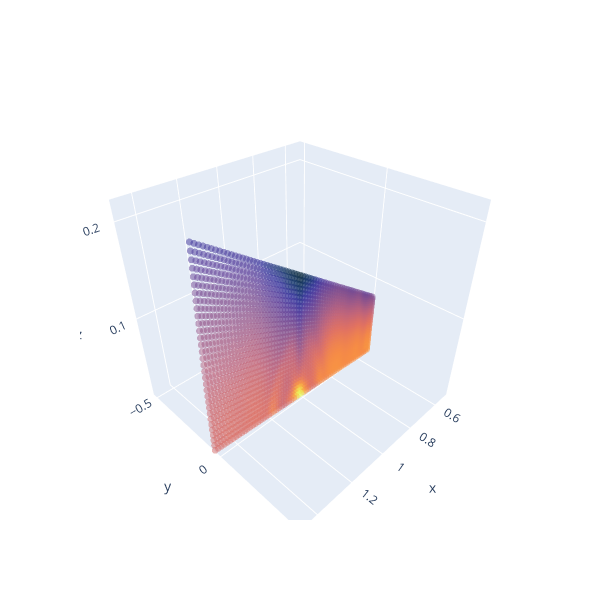

Source (notebook cell):
### Code cell
from IPython.display import display, HTML
fig = go.Figure()

fig.add_trace(
    go.Scatter3d(
        x=mesh.x.flatten(),
        y=mesh.y.flatten(),
        z=mesh.z.flatten(),
        mode='markers',
        marker=dict(
            size=4,
            color=np.log10(gasdens_slice).flatten(),
            colorscale='thermal',
            opacity=0.5
        )
    )
)

fig.update_layout(
    autosize=False,
    width=600,
    height=600,
    scene=dict(
        aspectmode='cube',
        xaxis=dict(range=[xmin, xmax]),
        yaxis=dict(range=[ymin, ymax]),
        zaxis=dict(range=[zmin, zmax]),
        #xaxis_visible=False,
        #yaxis_visible=False,
        #zaxis_visible=False,
    ),
    paper_bgcolor='rgba(0,0,0,0)',
    plot_bgcolor='rgba(0,0,0,0)',
)

# Show the plot
fig.show()

### Figure 1 — Plotly figure (JSON) as saved in the notebook; plotly's stock layout.template omitted (floating-point values rounded to 4 significant figures; data arrays with more than 128 entries replaced by an {"elided": "..."} marker saying what was removed)
{"data": [{"marker": {"color": {"elided": "2048 float values"}, "colorscale": [[0, "rgb(3, 35, 51)"], [0.09091, "rgb(13, 48, 100)"], [0.1818, "rgb(53, 50, 155)"], [0.2727, "rgb(93, 62, 153)"], [0.3636, "rgb(126, 77, 143)"], [0.4545, "rgb(158, 89, 135)"], [0.5455, "rgb(193, 100, 121)"], [0.6364, "rgb(225, 113, 97)"], [0.7273, "rgb(246, 139, 69)"], [0.8182, "rgb(251, 173, 60)"], [0.9091, "rgb(246, 211, 70)"], [1, "rgb(231, 250, 90)"]], "opacity": 0.5, "size": 4}, "mode": "markers", "type": "scatter3d", "x": {"elided": "2048 float values"}, "y": {"elided": "2048 float values"}, "z": {"elided": "2048 float values"}}], "layout": {"autosize": false, "height": 600, "paper_bgcolor": "rgba(0,0,0,0)", "plot_bgcolor": "rgba(0,0,0,0)", "scene": {"aspectmode": "cube", "xaxis": {"range": [0.5021, 1.492]}, "yaxis": {"range": [-0.5314, 0.4825]}, "zaxis": {"range": [0.00119, 0.2195]}}, "width": 600}}
